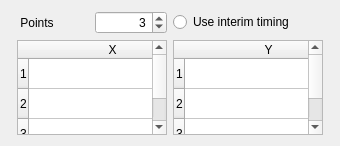
                   <widget class="QWidget" name="LPiecewiseLinear">
                    <property name="geometry">
                     <rect>
                      <x>0</x>
                      <y>0</y>
                      <width>340</width>
                      <height>146</height>
                     </rect>
                    </property>
                    <attribute name="label">
                     <string>Piecewise Linear</string>
                    </attribute>
                    <layout class="QGridLayout" name="gridLayout_85">
                     <item row="0" column="2">
                      <spacer name="verticalSpacer_27">
                       <property name="orientation">
                        <enum>Qt::Vertical</enum>
                       </property>
                       <property name="sizeHint" stdset="0">
                        <size>
                         <width>20</width>
                         <height>40</height>
                        </size>
                       </property>
                      </spacer>
                     </item>
                     <item row="1" column="0">
                      <spacer name="horizontalSpacer_18">
                       <property name="orientation">
                        <enum>Qt::Horizontal</enum>
                       </property>
                       <property name="sizeHint" stdset="0">
                        <size>
                         <width>38</width>
                         <height>20</height>
                        </size>
                       </property>
                      </spacer>
                     </item>
                     <item row="1" column="1" colspan="2">
                      <layout class="QGridLayout" name="gridLayout_48">
                       <property name="sizeConstraint">
                        <enum>QLayout::SetMaximumSize</enum>
                       </property>
                       <item row="0" column="0">
                        <layout class="QHBoxLayout" name="horizontalLayout_4">
                         <item>
                          <layout class="QGridLayout" name="gridLayout_13">
                           <item row="0" column="0">
                            <widget class="QLabel" name="sflPiecePtsLabel">
                             <property name="text">
                              <string> Points</string>
                             </property>
                            </widget>
                           </item>
                           <item row="0" column="1">
                            <widget class="QSpinBox" name="sflPiecePtsSpin">
                             <property name="alignment">
                              <set>Qt::AlignRight|Qt::AlignTrailing|Qt::AlignVCenter</set>
                             </property>
                             <property name="minimum">
                              <number>1</number>
                             </property>
                             <property name="value">
                              <number>3</number>
                             </property>
                            </widget>
                           </item>
                          </layout>
                         </item>
                         <item>
                          <widget class="QRadioButton" name="sflPieceUseInterimRadio">
                           <property name="layoutDirection">
                            <enum>Qt::LeftToRight</enum>
                           </property>
                           <property name="text">
                            <string>Use interim timing  </string>
                           </property>
                          </widget>
                         </item>
                        </layout>
                       </item>
                       <item row="1" column="0">
                        <layout class="QHBoxLayout" name="sflPieceHorizontalLayout">
                         <item>
                          <widget class="QTableWidget" name="sflPieceTableX">
                           <property name="sizePolicy">
                            <sizepolicy hsizetype="Fixed" vsizetype="Expanding">
                             <horstretch>0</horstretch>
                             <verstretch>0</verstretch>
                            </sizepolicy>
                           </property>
                           <property name="minimumSize">
                            <size>
                             <width>0</width>
                             <height>0</height>
                            </size>
                           </property>
                           <property name="maximumSize">
                            <size>
                             <width>150</width>
                             <height>16777215</height>
                            </size>
                           </property>
                           <property name="baseSize">
                            <size>
                             <width>0</width>
                             <height>0</height>
                            </size>
                           </property>
                           <property name="font">
                            <font>
                             <kerning>false</kerning>
                            </font>
                           </property>
                           <property name="focusPolicy">
                            <enum>Qt::WheelFocus</enum>
                           </property>
                           <property name="autoFillBackground">
                            <bool>true</bool>
                           </property>
                           <property name="showDropIndicator" stdset="0">
                            <bool>true</bool>
                           </property>
                           <property name="sortingEnabled">
                            <bool>false</bool>
                           </property>
                           <property name="rowCount">
                            <number>3</number>
                           </property>
                           <property name="columnCount">
                            <number>1</number>
                           </property>
                           <attribute name="horizontalHeaderCascadingSectionResizes">
                            <bool>true</bool>
                           </attribute>
                           <attribute name="horizontalHeaderDefaultSectionSize">
                            <number>167</number>
                           </attribute>
                           <attribute name="horizontalHeaderStretchLastSection">
                            <bool>true</bool>
                           </attribute>
                           <attribute name="verticalHeaderCascadingSectionResizes">
                            <bool>true</bool>
                           </attribute>
                           <attribute name="verticalHeaderStretchLastSection">
                            <bool>false</bool>
                           </attribute>
                           <row/>
                           <row/>
                           <row/>
                           <column>
                            <property name="text">
                             <string>X</string>
                            </property>
                           </column>
                           <item row="0" column="0">
                            <property name="text">
                             <string/>
                            </property>
                            <property name="textAlignment">
                             <set>AlignRight|AlignVCenter</set>
                            </property>
                           </item>
                           <item row="1" column="0">
                            <property name="text">
                             <string/>
                            </property>
                            <property name="textAlignment">
                             <set>AlignRight|AlignVCenter</set>
                            </property>
                           </item>
                           <item row="2" column="0">
                            <property name="text">
                             <string/>
                            </property>
                            <property name="textAlignment">
                             <set>AlignRight|AlignVCenter</set>
                            </property>
                           </item>
                          </widget>
                         </item>
                         <item>
                          <widget class="QTableWidget" name="sflPieceTableY">
                           <property name="sizePolicy">
                            <sizepolicy hsizetype="Fixed" vsizetype="Expanding">
                             <horstretch>0</horstretch>
                             <verstretch>0</verstretch>
                            </sizepolicy>
                           </property>
                           <property name="minimumSize">
                            <size>
                             <width>0</width>
                             <height>0</height>
                            </size>
                           </property>
                           <property name="maximumSize">
                            <size>
                             <width>150</width>
                             <height>16777215</height>
                            </size>
                           </property>
                           <property name="baseSize">
                            <size>
                             <width>0</width>
                             <height>0</height>
                            </size>
                           </property>
                           <property name="font">
                            <font>
                             <kerning>false</kerning>
                            </font>
                           </property>
                           <property name="autoFillBackground">
                            <bool>true</bool>
                           </property>
                           <property name="showDropIndicator" stdset="0">
                            <bool>true</bool>
                           </property>
                           <property name="sortingEnabled">
                            <bool>false</bool>
                           </property>
                           <property name="rowCount">
                            <number>3</number>
                           </property>
                           <property name="columnCount">
                            <number>1</number>
                           </property>
                           <attribute name="horizontalHeaderCascadingSectionResizes">
                            <bool>true</bool>
                           </attribute>
                           <attribute name="horizontalHeaderDefaultSectionSize">
                            <number>167</number>
                           </attribute>
                           <attribute name="horizontalHeaderShowSortIndicator" stdset="0">
                            <bool>false</bool>
                           </attribute>
                           <attribute name="horizontalHeaderStretchLastSection">
                            <bool>true</bool>
                           </attribute>
                           <attribute name="verticalHeaderCascadingSectionResizes">
                            <bool>true</bool>
                           </attribute>
                           <attribute name="verticalHeaderShowSortIndicator" stdset="0">
                            <bool>false</bool>
                           </attribute>
                           <attribute name="verticalHeaderStretchLastSection">
                            <bool>false</bool>
                           </attribute>
                           <row/>
                           <row/>
                           <row/>
                           <column>
                            <property name="text">
                             <string>Y</string>
                            </property>
                           </column>
                           <item row="0" column="0">
                            <property name="text">
                             <string/>
                            </property>
                            <property name="textAlignment">
                             <set>AlignRight|AlignVCenter</set>
                            </property>
                           </item>
                           <item row="1" column="0">
                            <property name="text">
                             <string/>
                            </property>
                            <property name="textAlignment">
                             <set>AlignRight|AlignVCenter</set>
                            </property>
                           </item>
                           <item row="2" column="0">
                            <property name="text">
                             <string/>
                            </property>
                            <property name="textAlignment">
                             <set>AlignRight|AlignVCenter</set>
                            </property>
                           </item>
                          </widget>
                         </item>
                        </layout>
                       </item>
                      </layout>
                     </item>
                     <item row="1" column="3">
                      <spacer name="horizontalSpacer_19">
                       <property name="orientation">
                        <enum>Qt::Horizontal</enum>
                       </property>
                       <property name="sizeHint" stdset="0">
                        <size>
                         <width>38</width>
                         <height>20</height>
                        </size>
                       </property>
                      </spacer>
                     </item>
                     <item row="2" column="1">
                      <spacer name="verticalSpacer_26">
                       <property name="orientation">
                        <enum>Qt::Vertical</enum>
                       </property>
                       <property name="sizeHint" stdset="0">
                        <size>
                         <width>20</width>
                         <height>40</height>
                        </size>
                       </property>
                      </spacer>
                     </item>
                    </layout>
                   </widget>
